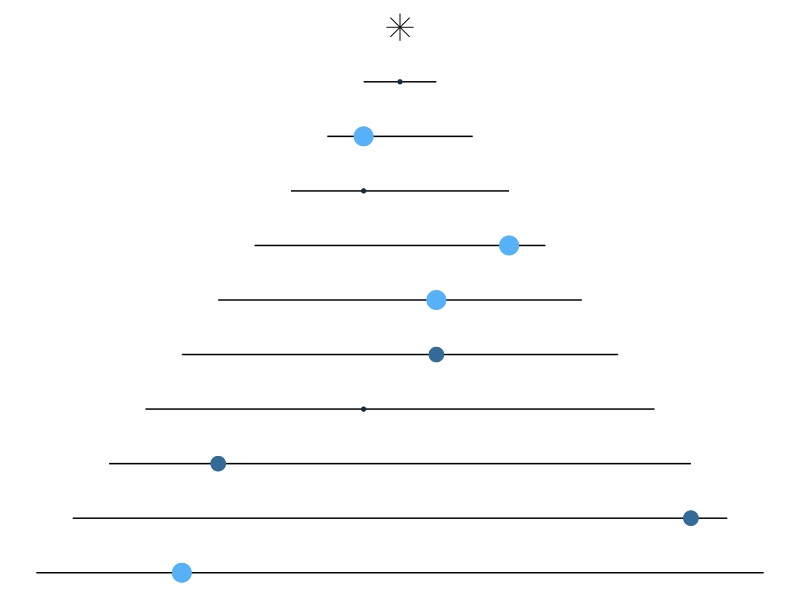

Reproduce this figure in R.
library(tidyverse)

tibble(y = -(1:10)) %>%
  mutate(x1 = y*-1,
         x2 = y) %>%
  rowwise() %>%
  mutate(bauble = sample(x2:x1, 1),
         bauble_type = sample(1:3, 1)) %>%
  pivot_longer(names_to = "var_name",
               values_to = "x",
               -c(y, bauble, bauble_type)) %>%
  ggplot(aes(x, y, group = y)) +
  geom_line() +
  geom_point(aes(bauble, y, color = bauble_type, size = bauble_type)) +
  theme_void() + 
  theme(legend.position = "none") + 
  geom_point(data = tibble(x = 0, y = 0), aes(x,y), shape = 8, size = 6)

